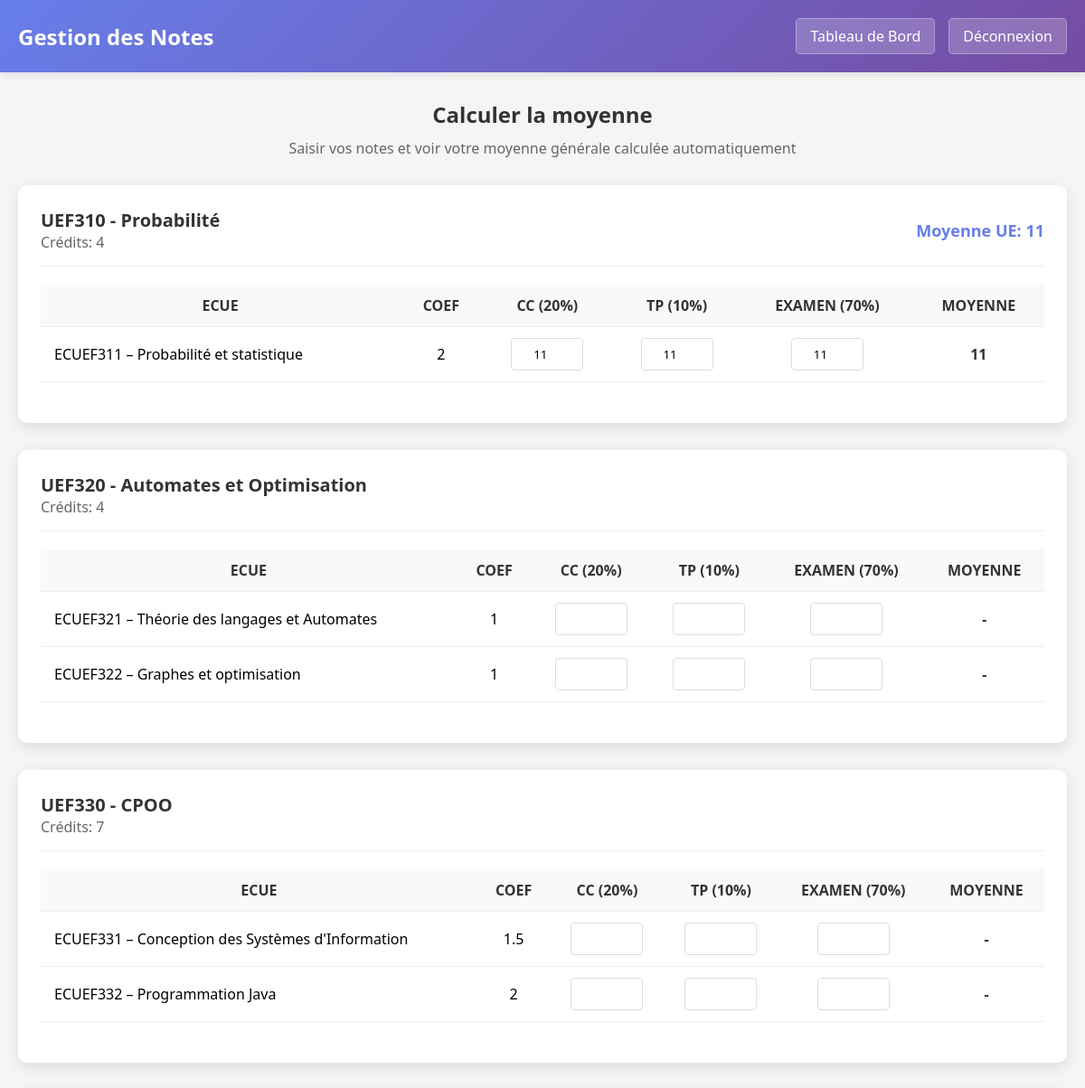
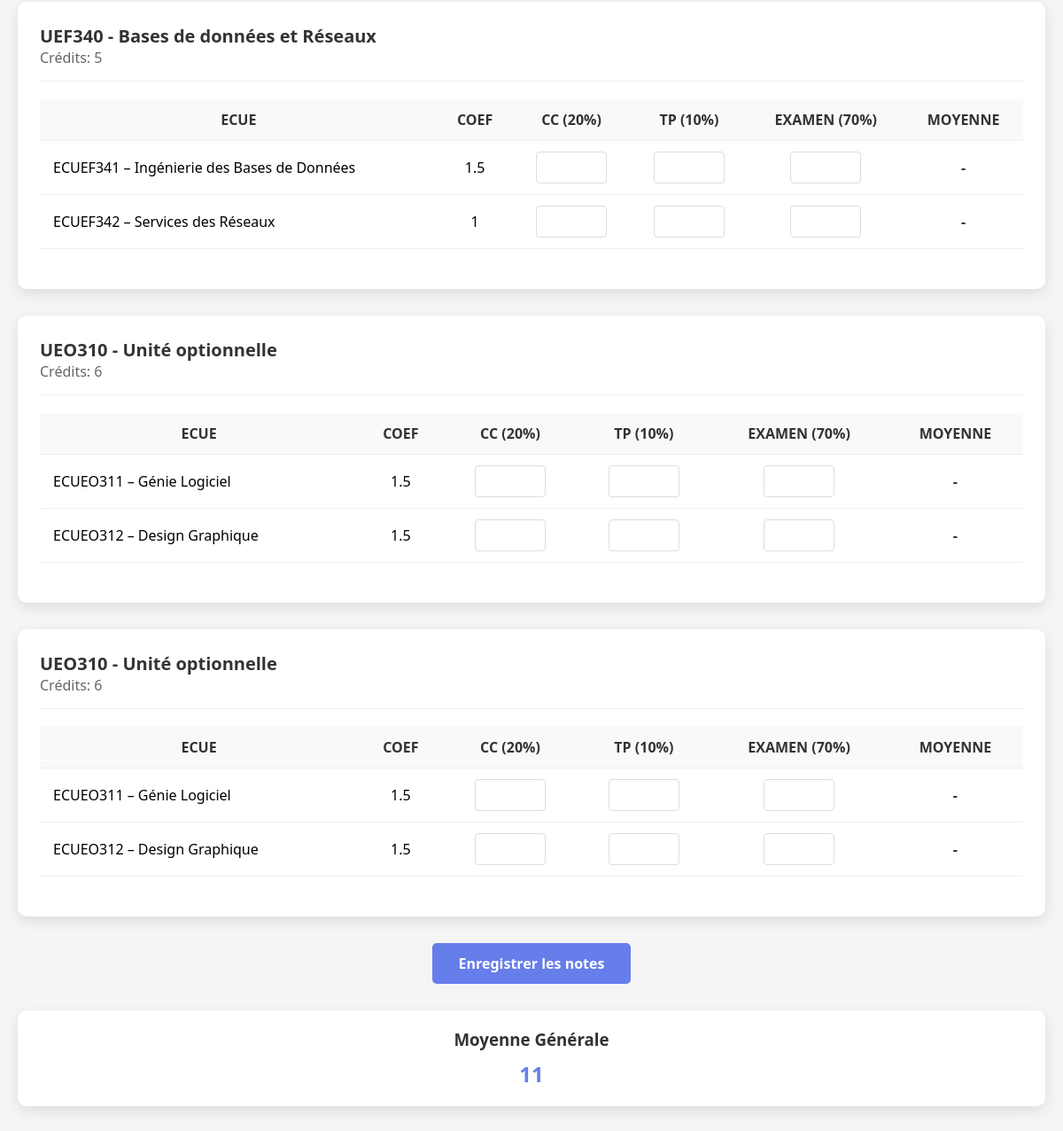
The page /calculate.php (signed in) on the database its author committed (2 pictures, top to bottom).
### tables this page shows
CREATE TABLE IF NOT EXISTS `ues` (
  `id` varchar(10) NOT NULL,
  `code` varchar(10) NOT NULL,
  `nom` varchar(100) NOT NULL,
  `credit` int NOT NULL,
  PRIMARY KEY (`id`)
);

CREATE TABLE IF NOT EXISTS `ecues` (
  `id` varchar(10) NOT NULL,
  `ue_id` varchar(10) NOT NULL,
  `nom` varchar(150) NOT NULL,
  `coef` float NOT NULL,
  PRIMARY KEY (`id`),
  KEY `ue_id` (`ue_id`)
);

CREATE TABLE IF NOT EXISTS `grades` (
  `id` int NOT NULL AUTO_INCREMENT,
  `user_id` int NOT NULL,
  `ecue_id` varchar(10) NOT NULL,
  `cc` float DEFAULT NULL,
  `tp` float DEFAULT NULL,
  `examen` float DEFAULT NULL,
  PRIMARY KEY (`id`),
  UNIQUE KEY `unique_user_ecue` (`user_id`,`ecue_id`),
  KEY `ecue_id` (`ecue_id`)
);

### calculate.php (the view, shortened to what this page needs)
<?php
include 'config.php';
$user_id = $_SESSION['user_id'];
$sql = "
    SELECT u.id as ue_id, u.code as ue_code, u.nom as ue_nom, u.credit,
           e.id as ecue_id, e.nom as ecue_nom, e.coef,
           g.cc, g.tp, g.examen
    FROM ues u
    JOIN ecues e ON u.id = e.ue_id
    LEFT JOIN grades g ON e.id = g.ecue_id AND g.user_id = :user_id
    ORDER BY u.code, e.id
";
$stmt = $pdo->prepare($sql);
$stmt->bindParam(':user_id', $user_id, PDO::PARAM_INT);
$stmt->execute();
$results = $stmt->fetchAll(PDO::FETCH_ASSOC);
$ues = [];
foreach($results as $row) {
    $ue_id = $row['ue_id'];
    if(!isset($ues[$ue_id])) {
        $ues[$ue_id] = [
            'code' => $row['ue_code'],
            'nom' => $row['ue_nom'],
            'credit' => $row['credit'],
            'ecues' => []
        ];
    }
    $moyenne_ecue = null;
    if($row['cc'] !== null && $row['tp'] !== null && $row['examen'] !== null) {
        $moyenne_ecue = round($row['cc'] * 0.2 + $row['tp'] * 0.1 + $row['examen'] * 0.7, 2);
    }
    $ues[$ue_id]['ecues'][] = [
        'id' => $row['ecue_id'],
        'nom' => $row['ecue_nom'],
        'coef' => $row['coef'],
        'cc' => $row['cc'],
        'tp' => $row['tp'],
        'examen' => $row['examen'],
        'moyenne' => $moyenne_ecue
    ];
}
$total_credits = 0;
$total_weighted_average = 0;
foreach($ues as &$ue) {
    $total_coef = 0;
    $weighted_sum = 0;
    $ue_has_grades = false;
    foreach($ue['ecues'] as $ecue) {
        if($ecue['moyenne'] !== null) {
            $total_coef += $ecue['coef'];
            $weighted_sum += $ecue['moyenne'] * $ecue['coef'];
            $ue_has_grades = true;
        }
    }
    if($ue_has_grades && $total_coef > 0) {
        $ue['moyenne'] = round($weighted_sum / $total_coef, 2);
        $total_credits += $ue['credit'];
        $total_weighted_average += $ue['moyenne'] * $ue['credit'];
    } else {
        $ue['moyenne'] = null;
    }
}
$moyenne_generale = $total_credits > 0 ? round($total_weighted_average / $total_credits, 2) : null;
?>
<!DOCTYPE html>
<html lang="fr">
<head>
</head>
<body>
    <div class="header">
        <h1>Gestion des Notes</h1>
        <div class="nav">
            <a href="dashboard.php" class="btn">Tableau de Bord</a>
            <a href="?logout" class="btn">Déconnexion</a>
        </div>
    </div>
    <div class="container">
        <div class="page-title">
            <h2>Calculer la moyenne</h2>
            <p>Saisir vos notes et voir votre moyenne générale calculée automatiquement</p>
        </div>
        <form method="post" action="<?php echo htmlspecialchars($_SERVER["PHP_SELF"]); ?>">
            <?php foreach($ues as $ue_id => $ue): ?>
            <div class="ue-section">
                <div class="ue-header">
                    <div>
                        <h3 class="ue-title"><?php echo $ue['code'] . ' - ' . $ue['nom']; ?></h3>
                        <span class="ue-credit">Crédits: <?php echo $ue['credit']; ?></span>
                    </div>
                    <?php if($ue['moyenne'] !== null): ?>
                        <div class="ue-average">Moyenne UE: <?php echo $ue['moyenne']; ?></div>
                    <?php endif; ?>
                </div>
                <table>
                    <thead>
                        <tr>
                            <th>ECUE</th>
                            <th>COEF</th>
                            <th>CC (20%)</th>
                            <th>TP (10%)</th>
                            <th>EXAMEN (70%)</th>
                            <th>MOYENNE</th>
                        </tr>
                    </thead>
                    <tbody>
                        <?php foreach($ue['ecues'] as $ecue): ?>
                        <tr>
                            <td style="text-align: left;"><?php echo $ecue['nom']; ?></td>
                            <td><?php echo $ecue['coef']; ?></td>
                            <td>
                                <input type="number" name="grades[<?php echo $ecue['id']; ?>][cc]"
                                       value="<?php echo $ecue['cc'] !== null ? $ecue['cc'] : ''; ?>"
                                       min="0" max="20" step="0.01">
                            </td>
                            <td>
                                <input type="number" name="grades[<?php echo $ecue['id']; ?>][tp]"
                                       value="<?php echo $ecue['tp'] !== null ? $ecue['tp'] : ''; ?>"
                                       min="0" max="20" step="0.01">
                            </td>
                            <td>
                                <input type="number" name="grades[<?php echo $ecue['id']; ?>][examen]"
                                       value="<?php echo $ecue['examen'] !== null ? $ecue['examen'] : ''; ?>"
                                       min="0" max="20" step="0.01">
                            </td>
                            <td class="moyenne">
                                <?php echo $ecue['moyenne'] !== null ? $ecue['moyenne'] : '-'; ?>
                            </td>
                        </tr>
                        <?php endforeach; ?>
                    </tbody>
                </table>
            </div>
            <?php endforeach; ?>
            <div class="submit-section">
                <button type="submit" class="btn-primary">Enregistrer les notes</button>
            </div>
        </form>
        <?php if($moyenne_generale !== null): ?>
        <div class="overall-average">
            <h3>Moyenne Générale</h3>
            <div class="overall-average-value"><?php echo $moyenne_generale; ?></div>
        </div>
        <?php endif; ?>
    </div>
</body>
</html>

### calculate.php (style rules this page uses)
* { margin: 0; padding: 0; box-sizing: border-box; font-family: 'Segoe UI', Tahoma, Geneva, Verdana, sans-serif; }
body { background: #f5f5f5; }
.header { background: linear-gradient(135deg, #667eea 0%, #764ba2 100%); color: white; padding: 20px; display: flex; justify-content: space-between; align-items: center; box-shadow: 0 2px 10px rgba(0,0,0,0.1); }
.header h1 { font-size: 24px; }
.nav { display: flex; gap: 15px; }
.btn { padding: 8px 15px; background: rgba(255,255,255,0.2); color: white; border: 1px solid rgba(255,255,255,0.3); border-radius: 5px; cursor: pointer; text-decoration: none; transition: all 0.3s ease; }
.container { max-width: 1200px; margin: 30px auto; padding: 0 20px; }
.page-title { text-align: center; margin-bottom: 30px; }
.page-title h2 { color: #333; margin-bottom: 10px; }
.page-title p { color: #666; }
.ue-section { background: white; border-radius: 10px; padding: 25px; margin-bottom: 30px; box-shadow: 0 5px 15px rgba(0,0,0,0.1); }
.ue-header { display: flex; justify-content: space-between; align-items: center; margin-bottom: 20px; padding-bottom: 15px; border-bottom: 1px solid #eee; }
.ue-title { font-size: 20px; color: #333; }
.ue-credit { color: #666; font-weight: 500; }
.ue-average { font-size: 18px; font-weight: 600; color: #667eea; }
table { width: 100%; border-collapse: collapse; margin-bottom: 20px; }
th, td { padding: 12px 15px; text-align: center; border-bottom: 1px solid #eee; }
th { background: #f8f9fa; font-weight: 600; color: #333; }
input { width: 80px; padding: 8px; border: 1px solid #ddd; border-radius: 4px; text-align: center; }
.moyenne { font-weight: 600; color: #333; }
.submit-section { text-align: center; margin-top: 30px; }
.btn-primary { padding: 12px 30px; background: #667eea; color: white; border: none; border-radius: 5px; font-size: 16px; font-weight: 600; cursor: pointer; transition: all 0.3s ease; }
.overall-average { text-align: center; margin-top: 30px; padding: 20px; background: white; border-radius: 10px; box-shadow: 0 5px 15px rgba(0,0,0,0.1); }
.overall-average h3 { color: #333; margin-bottom: 10px; }
.overall-average-value { font-size: 24px; font-weight: 700; color: #667eea; }

### rows shown on the page
ues: code "UEF310", nom "Probabilité", credit "4", moyenne "11", ecues.nom "ECUEF311 – Probabilité et statistique", ecues.coef "2", cc "11", tp "11", examen "11"
ues: ecues.nom "ECUEF321 – Théorie des langages et Automates", ecues.coef "1", ecues.nom "ECUEF322 – Graphes et optimisation"
ues: ecues.nom "ECUEF331 – Conception des Systèmes d'Information", ecues.coef "1.5", ecues.nom "ECUEF332 – Programmation Java", ecues.coef "2"
ues: ecues.nom "ECUEF341 – Ingénierie des Bases de Données", ecues.coef "1.5", ecues.nom "ECUEF342 – Services des Réseaux", ecues.coef "1"
ues: ecues.nom "ECUEO311 – Génie Logiciel", ecues.coef "1.5", ecues.nom "ECUEO312 – Design Graphique"

### other values the page prints
$ue['code'] "UEF320"
$ue['nom'] "Automates et Optimisation"
$ue['credit'] "4"
$ue['code'] "UEF330"
$ue['nom'] "CPOO"
$ue['credit'] "7"
$ue['code'] "UEF340"
$ue['nom'] "Bases de données et Réseaux"
$ue['credit'] "5"
$ue['code'] "UEO310"
$ue['nom'] "Unité optionnelle"
$ue['credit'] "6"
$moyenne_generale "11"
